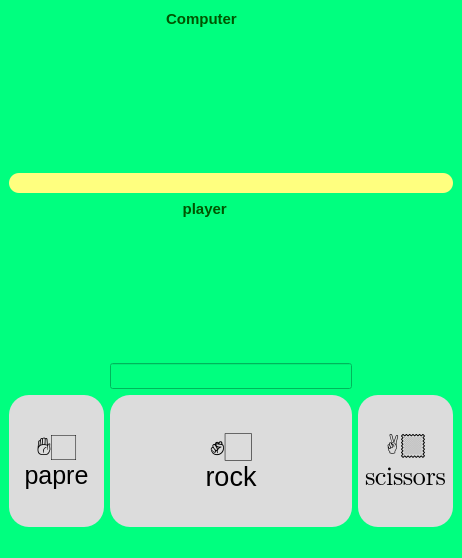
<?xml version="1.0" encoding="UTF-8"?>
<ui version="4.0">
 <class>mainWindow</class>
 <widget class="QMainWindow" name="mainWindow">
  <property name="geometry">
   <rect>
    <x>0</x>
    <y>0</y>
    <width>462</width>
    <height>558</height>
   </rect>
  </property>
  <property name="windowTitle">
   <string>Rock Paper Scissors</string>
  </property>
  <property name="styleSheet">
   <string notr="true">background-color: rgb(0, 255, 127);</string>
  </property>
  <widget class="QWidget" name="centralwidget">
   <layout class="QGridLayout" name="gridLayout">
    <item row="0" column="1">
     <widget class="QLineEdit" name="lineEdit_5">
      <property name="sizePolicy">
       <sizepolicy hsizetype="Expanding" vsizetype="Minimum">
        <horstretch>0</horstretch>
        <verstretch>0</verstretch>
       </sizepolicy>
      </property>
      <property name="font">
       <font>
        <pointsize>11</pointsize>
        <bold>true</bold>
       </font>
      </property>
      <property name="autoFillBackground">
       <bool>false</bool>
      </property>
      <property name="styleSheet">
       <string notr="true">color: rgb(0, 85, 0);
border-top-right-radius:5px;
border-top-left-radius:5px;
border-bottom-right-radius:5px;
border-bottom-left-radius:5px</string>
      </property>
      <property name="inputMask">
       <string>             Computer</string>
      </property>
     </widget>
    </item>
    <item row="1" column="1">
     <widget class="QLineEdit" name="computer">
      <property name="sizePolicy">
       <sizepolicy hsizetype="Expanding" vsizetype="Expanding">
        <horstretch>0</horstretch>
        <verstretch>0</verstretch>
       </sizepolicy>
      </property>
      <property name="font">
       <font>
        <family>Segoe UI Emoji</family>
        <pointsize>19</pointsize>
       </font>
      </property>
      <property name="styleSheet">
       <string notr="true">border-top-right-radius:60px;
border-top-left-radius:60px;
border-bottom-right-radius:60px;
border-bottom-left-radius:60px</string>
      </property>
     </widget>
    </item>
    <item row="2" column="0" colspan="3">
     <widget class="QLineEdit" name="win">
      <property name="sizePolicy">
       <sizepolicy hsizetype="Expanding" vsizetype="Minimum">
        <horstretch>0</horstretch>
        <verstretch>0</verstretch>
       </sizepolicy>
      </property>
      <property name="font">
       <font>
        <pointsize>11</pointsize>
        <bold>true</bold>
       </font>
      </property>
      <property name="styleSheet">
       <string notr="true">background-color: rgb(255, 255, 127);
border-top-right-radius:10px;
border-top-left-radius:10px;
border-bottom-right-radius:10px;
border-bottom-left-radius:10px</string>
      </property>
      <property name="inputMask">
       <string/>
      </property>
     </widget>
    </item>
    <item row="3" column="1">
     <widget class="QLineEdit" name="lineEdit_4">
      <property name="sizePolicy">
       <sizepolicy hsizetype="Expanding" vsizetype="Minimum">
        <horstretch>0</horstretch>
        <verstretch>0</verstretch>
       </sizepolicy>
      </property>
      <property name="font">
       <font>
        <pointsize>11</pointsize>
        <bold>true</bold>
       </font>
      </property>
      <property name="styleSheet">
       <string notr="true">color: rgb(0, 85, 0);border-top-right-radius:20px;
border-top-left-radius:20px;
border-bottom-right-radius:20px;
border-bottom-left-radius:20px</string>
      </property>
      <property name="inputMask">
       <string>                 player</string>
      </property>
      <property name="text">
       <string>                 player</string>
      </property>
     </widget>
    </item>
    <item row="4" column="1">
     <widget class="QLineEdit" name="player">
      <property name="sizePolicy">
       <sizepolicy hsizetype="Expanding" vsizetype="Expanding">
        <horstretch>0</horstretch>
        <verstretch>0</verstretch>
       </sizepolicy>
      </property>
      <property name="font">
       <font>
        <family>Segoe UI Emoji</family>
        <pointsize>19</pointsize>
       </font>
      </property>
      <property name="styleSheet">
       <string notr="true">border-top-right-radius:60px;
border-top-left-radius:60px;
border-bottom-right-radius:60px;
border-bottom-left-radius:60px</string>
      </property>
      <property name="inputMask">
       <string/>
      </property>
     </widget>
    </item>
    <item row="5" column="1">
     <widget class="QLineEdit" name="score">
      <property name="sizePolicy">
       <sizepolicy hsizetype="Expanding" vsizetype="Minimum">
        <horstretch>0</horstretch>
        <verstretch>0</verstretch>
       </sizepolicy>
      </property>
      <property name="font">
       <font>
        <pointsize>11</pointsize>
        <bold>true</bold>
       </font>
      </property>
      <property name="styleSheet">
       <string notr="true">color: rgb(170, 0, 0);</string>
      </property>
      <property name="inputMask">
       <string/>
      </property>
     </widget>
    </item>
    <item row="6" column="0">
     <widget class="QPushButton" name="pushButton">
      <property name="sizePolicy">
       <sizepolicy hsizetype="MinimumExpanding" vsizetype="Expanding">
        <horstretch>0</horstretch>
        <verstretch>0</verstretch>
       </sizepolicy>
      </property>
      <property name="font">
       <font>
        <pointsize>19</pointsize>
       </font>
      </property>
      <property name="styleSheet">
       <string notr="true">background-color: rgb(220, 220, 220);
border-top-right-radius:20px;
border-top-left-radius:20px;
border-bottom-right-radius:20px;
border-bottom-left-radius:20px</string>
      </property>
      <property name="text">
       <string>✋🏻
papre</string>
      </property>
     </widget>
    </item>
    <item row="6" column="1">
     <widget class="QPushButton" name="pushButton_3">
      <property name="sizePolicy">
       <sizepolicy hsizetype="MinimumExpanding" vsizetype="Expanding">
        <horstretch>0</horstretch>
        <verstretch>0</verstretch>
       </sizepolicy>
      </property>
      <property name="font">
       <font>
        <pointsize>20</pointsize>
       </font>
      </property>
      <property name="styleSheet">
       <string notr="true">background-color: rgb(220, 220, 220);
border-top-right-radius:20px;
border-top-left-radius:20px;
border-bottom-right-radius:20px;
border-bottom-left-radius:20px</string>
      </property>
      <property name="text">
       <string>✊🏻
rock</string>
      </property>
     </widget>
    </item>
    <item row="6" column="2">
     <widget class="QPushButton" name="pushButton_2">
      <property name="sizePolicy">
       <sizepolicy hsizetype="MinimumExpanding" vsizetype="Expanding">
        <horstretch>0</horstretch>
        <verstretch>0</verstretch>
       </sizepolicy>
      </property>
      <property name="font">
       <font>
        <family>Segoe UI Emoji</family>
        <pointsize>19</pointsize>
       </font>
      </property>
      <property name="styleSheet">
       <string notr="true">background-color: rgb(220, 220, 220);
border-top-right-radius:20px;
border-top-left-radius:20px;
border-bottom-right-radius:20px;
border-bottom-left-radius:20px</string>
      </property>
      <property name="text">
       <string>✌🏻
scissors</string>
      </property>
     </widget>
    </item>
   </layout>
  </widget>
  <widget class="QMenuBar" name="menubar">
   <property name="geometry">
    <rect>
     <x>0</x>
     <y>0</y>
     <width>462</width>
     <height>22</height>
    </rect>
   </property>
  </widget>
  <widget class="QStatusBar" name="statusbar"/>
 </widget>
 <resources/>
 <connections/>
</ui>
